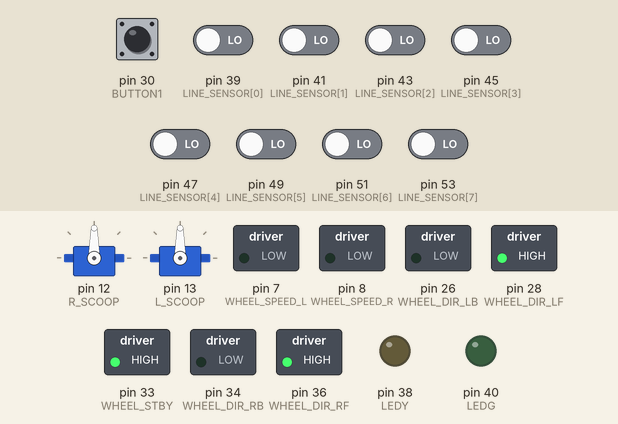
Simulated run of this sketch. Board: Arduino Mega 2560, built with avr-gcc and run on an emulated ATmega2560. Shown: 2 × servo, switched loads named in the sketch (green lamp = pin HIGH), output pins drawn as LEDs (lit = HIGH). The inputs (shaded band) are chosen by the test bench; at power-on: pin 30 (BUTTON1) HIGH, pin 39 (LINE_SENSOR[0]), pin 41 (LINE_SENSOR[1]), pin 43 (LINE_SENSOR[2]), pin 45 (LINE_SENSOR[3]), pin 47 (LINE_SENSOR[4]), pin 49 (LINE_SENSOR[5]), pin 51 (LINE_SENSOR[6]), pin 53 (LINE_SENSOR[7]) LOW.

Above: at 1.2 s.
1.3 s: pin 30 (BUTTON1) pulled LOW for 0.15 s
At 1.8 s:
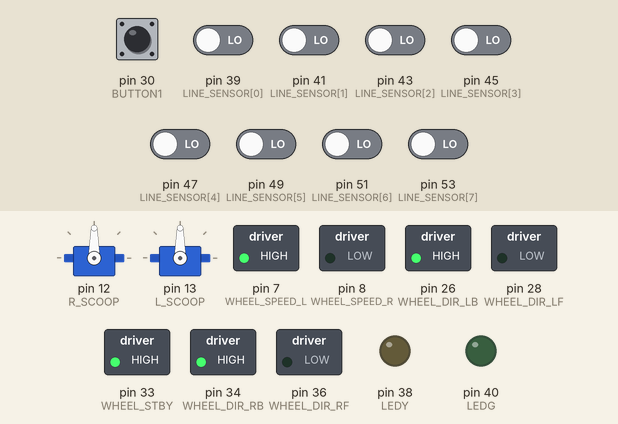
4.4 s: pin 30 (BUTTON1) pulled LOW for 1 s
At 6.9 s:
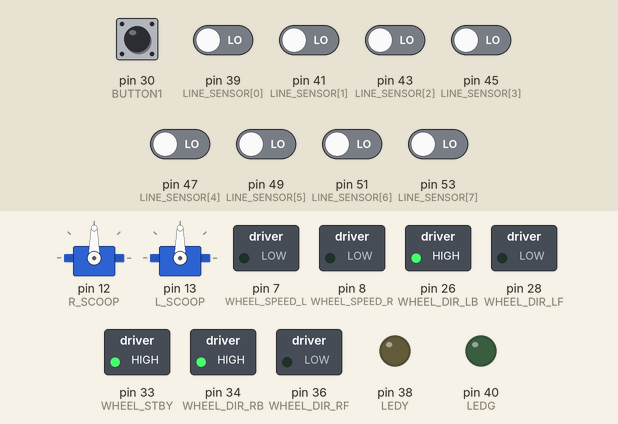
Timing chart, 0 to 8.4 s (numbered marks = the images above; inputs shaded):
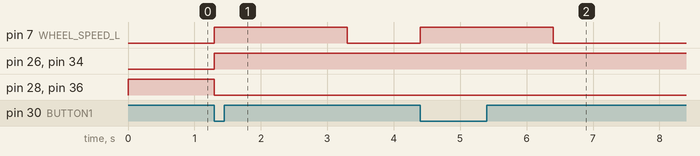

The sketch:

ActualCode.ino
```cpp
#include <Arduino.h>
#include <Servo.h>
#include "pinNumbers.h"
#include "constants.h"

int sensors[8]     = {0};
int firstLineIndex = -1;
int lastLineIndex  = -1;
int targetIndex    =  3;
int amountSeen     = 0;
bool running       = false;
bool turning       = false;
bool on            = false;

int state      = 0;
int turnIndex  = 0;
int iterations = 0;

Servo rightArm;
Servo leftArm;

void setup() {

  // initialize line sensors
  for(int i = 0; i < 8; i++)
  {
    pinMode(LINE_SENSOR[i], INPUT);
  }

  // initialize motor controllers
  pinMode(WHEEL_DIR_LB, OUTPUT);
  pinMode(WHEEL_DIR_LF, OUTPUT);
  pinMode(WHEEL_DIR_RB, OUTPUT);
  pinMode(WHEEL_DIR_RF, OUTPUT);

  pinMode(LEDY, OUTPUT);
  pinMode(LEDG, OUTPUT);

  pinMode(WHEEL_SPEED_L, OUTPUT);
  pinMode(WHEEL_SPEED_R, OUTPUT);

  pinMode(WHEEL_STBY, OUTPUT);

  pinMode(BUTTON1, INPUT_PULLUP);

  rightArm.attach(R_SCOOP);
  leftArm.attach(L_SCOOP);

  /*
   * The following output configurations set both motors
   * to move forward. The two Robot solution doesn't require
   * backwards movement, so the wheels should be permanently
   * forward.
   *
   * - Note: when the new boards are installed, this code will be
   *        changed because the board is going to tie these to high
   *  - Issues here the right wheel is only spinning backwards
   */
  writeWheelDirection(true);
  digitalWrite(WHEEL_STBY  , HIGH);

  Serial.begin(115200);
  Serial3.begin(115200);
  Serial3.write("Does this thing really work?!");
}

void readLine() {
  amountSeen = 0;
  lastLineIndex = -1;
  for(int i = 7; i >= 0; --i) {
    sensors[i] = digitalRead(LINE_SENSOR[i]);
    if(sensors[i] == HIGH) {
      if(lastLineIndex == -1)
      {
        lastLineIndex = i;
      }
      ++amountSeen;
      firstLineIndex = i;
    }
  }
}

void writeWheelDirection(bool dir) {
  if(dir) {
    digitalWrite(WHEEL_DIR_LB, LOW );
    digitalWrite(WHEEL_DIR_LF, HIGH);
    digitalWrite(WHEEL_DIR_RF, HIGH);
    digitalWrite(WHEEL_DIR_RB, LOW );
  } else {
    digitalWrite(WHEEL_DIR_LB, HIGH);
    digitalWrite(WHEEL_DIR_LF, LOW);
    digitalWrite(WHEEL_DIR_RF, LOW);
    digitalWrite(WHEEL_DIR_RB, HIGH);
  }
}

void writeToWheels(int ls, int rs) {
  analogWrite(WHEEL_SPEED_L, ls);
  analogWrite(WHEEL_SPEED_R, rs);
}

bool lineFollow(int ts, int strictness) {
  int offset = firstLineIndex - TARGET_INDEX;
  int rightSpeed = ts - offset*strictness;
  int leftSpeed = ts + offset*strictness;
  writeToWheels(leftSpeed, rightSpeed);

  //return true if line follow state is done
  return amountSeen > TURN_AMOUNT;
}

bool turn(int ts, int strictness, char direction) {
  if(direction == LEFT){
    writeToWheels(ts - strictness, ts + strictness);
    return firstLineIndex >= TARGET_INDEX  && amountSeen < 3;
  }else{
    writeToWheels(ts + strictness, ts - (strictness / 2));
    return firstLineIndex <= TARGET_INDEX + 1 && amountSeen < 3;
  }
}

bool delayState(int ms) {
  static int milliseconds = -1;
  if(milliseconds == -1) {
    milliseconds = millis();
  }
  else if(millis() - milliseconds >= ms) {
    milliseconds = -1;
    return true;
  }
  return false;
}

bool swoopTurn(char dir, int ts, int d) {
  if(dir == LEFT) {
    writeToWheels(0, ts);
  } else {
    writeToWheels(ts, 0);
  }

  return delayState(d);
}

void loop() {
  readLine();
  switch(state)
  {
    case 0:
      writeToWheels(0, 0);
      if(digitalRead(BUTTON1) == LOW) {
        state = 2;
        turnIndex = 0;
      }
      break;
    case 1:

      switch(turnIndex) {
        case 3:
          rightArm.write(50);
          break;
        case 10:
          leftArm.write(145);
          break;

        default:
          rightArm.write(100);
          leftArm.write(95);
          break;

      }

      if(turnIndex == 14)
      {
        state++;
      }
      if(turning) {
        if(turn(125, 125, TURN_SEQUENCE[turnIndex])) {
          turning = false;
          turnIndex++;
        }
      } else {
        turning = lineFollow(150, 20);
      }
      break;
    case 2:
      writeWheelDirection(false);
      if(swoopTurn(RIGHT, 255, 2000))
      {
        state = 0;
      }
      break;
  }

  iterations++;
  if(iterations == BLUETOOTH_LIMITER)
  {
    iterations = 0;
    Serial3.print(state);
    Serial3.print(":");
    Serial3.print(turning);
    Serial3.print(" - [ ");
    Serial3.print(firstLineIndex);
    Serial3.print(", ");
    Serial3.print(lastLineIndex);
    Serial3.print(", ");
    Serial3.print(amountSeen);
    Serial3.println(" ]");
  }
}
```

constants.h
```cpp
#ifndef CONSTANTS

#define CONSTANTS

//sorter constants
const int ORANGE = 30;
const int PICK_UP = 150;
const int WHITE = 85;

//speed constants
const int SLOW_SPEED = 70;
const int HALF_SPEED = 170;
const int FULL_SPEED = 255;

//Joel constants
const int TARGET_INDEX = 3;
const int TURN_AMOUNT  = 3;
const char LEFT = 'l';
const char RIGHT = 'r';

// Dasch constants
const int BLUETOOTH_LIMITER = 4000;

// Turn sequence
const char TURN_SEQUENCE[] = {
  LEFT, RIGHT, LEFT, LEFT, LEFT, LEFT, RIGHT, RIGHT, LEFT, RIGHT, RIGHT, RIGHT, LEFT, LEFT
};

#endif
```

pinNumbers.h
```cpp
// LEDs
const int LEDY = 38;
const int LEDG = 40;

// Line sensors
int LINE_SENSOR[] = {39, 41, 43, 45, 47, 49, 51, 53};

// Wall sensors
const int R_WALL_SENSOR = A0;
const int R_BARREL_SENSOR = A1;
const int LONG_SENSOR = A5;
const int L_BARREL_SENSOR = A6;
const int BACK_SENSOR = A7;

// Buttons
const int BUTTON1 = 30;
const int BUTTON2 = 32;

// Servos
const int L_SCOOP = 13;
const int R_SCOOP = 12;
const int DUMPER = 11;
const int R_DISPENSER = 10;
const int L_DISPENSER = 9;

// Wheels
const int WHEEL_DIR_LB = 26;
const int WHEEL_DIR_LF = 28;
const int WHEEL_DIR_RB = 34;
const int WHEEL_DIR_RF = 36;

const int WHEEL_SPEED_L = 7;
const int WHEEL_SPEED_R = 8;

const int WHEEL_STBY = 33;
```

Measured:
- after the input at 1.3 s, pin 7 (WHEEL_SPEED_L): LOW → HIGH at once, → LOW 2.0 s later; pin 26 (WHEEL_DIR_LB), pin 34 (WHEEL_DIR_RB): LOW → HIGH at once; pin 28 (WHEEL_DIR_LF), pin 36 (WHEEL_DIR_RF): HIGH → LOW at once
- after the input at 4.4 s, pin 7 (WHEEL_SPEED_L): LOW → HIGH at once, → LOW 2.0 s later
